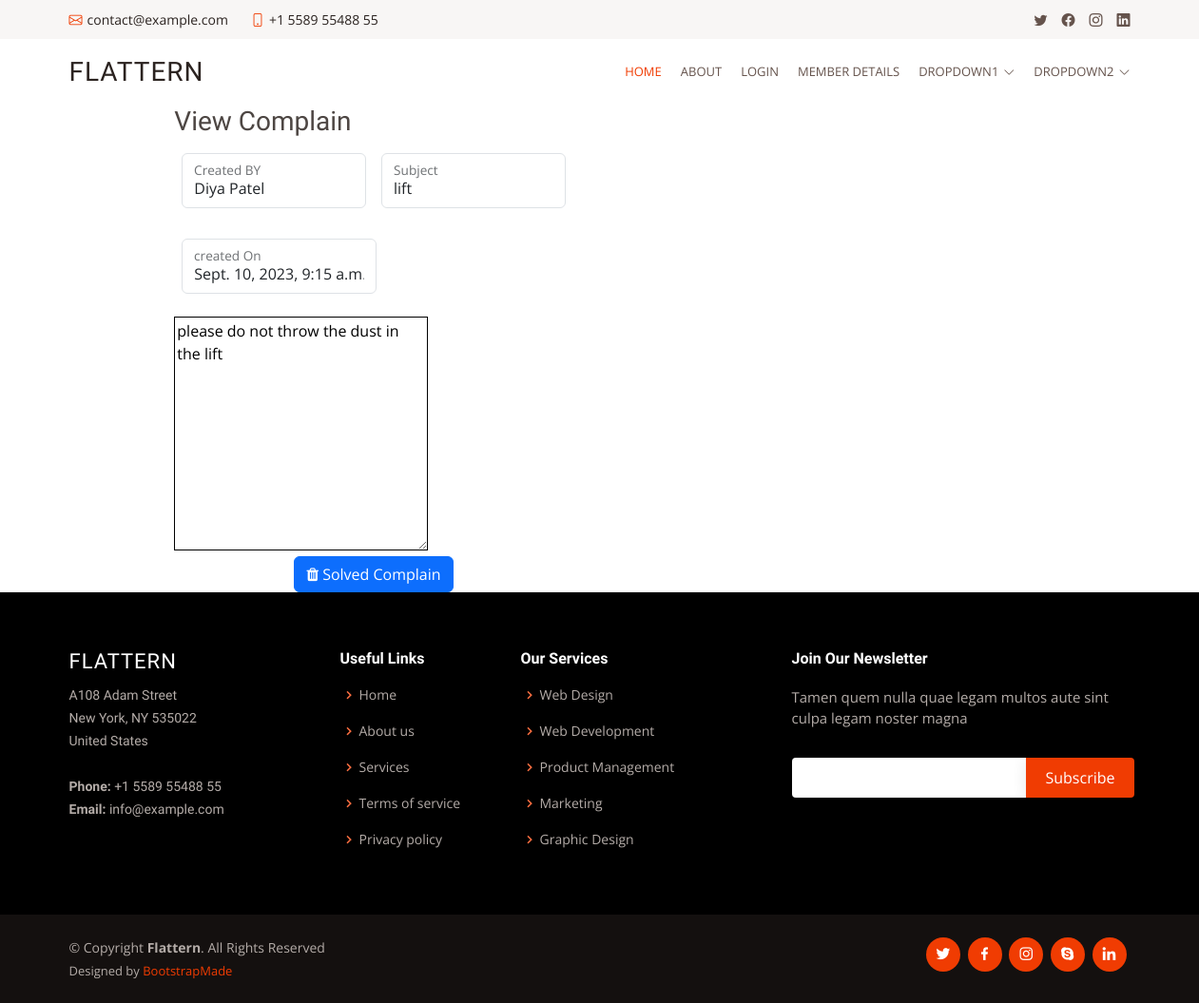
Screenshot of /hos/view-complain/3/ (signed in) with the database file from the repository.
### housing_socity/models.py (models this page shows, shortened)
class Complain(models.Model):
    complain_by= models.ForeignKey(Member,on_delete=models.CASCADE)
    subject=models.CharField(max_length=50)
    des= models.TextField()
    pic= models.FileField(upload_to='complains/',null=True,blank=True)
    solve_by=models.ForeignKey(housing_socity,on_delete=models.CASCADE,blank=True,null=True)
    complain_on=models.DateTimeField(auto_now_add=True)
    solve_on= models.DateTimeField(null=True,blank=True)
    solve=models.BooleanField(default=False)

### Members/models.py (models this page shows, shortened)
class Member(models.Model):
    fname = models.CharField(max_length=30)
    lname = models.CharField(max_length=30)
    mobile = models.CharField(max_length=13)
    email = models.EmailField(unique=True)
    flat_no = models.IntegerField()
    wing = models.CharField(max_length=1)
    res_from = models.DateField(null=True)
    created_on = models.DateTimeField(auto_now_add=True)
    res_type = models.CharField(max_length=20,default='owner',choices=choice)
    verify = models.BooleanField(default=False)
    pic = models.FileField(upload_to='member_pic',default='avtar.png')
    Password = models.CharField(max_length=30,null=True,blank=True)

### housing_socity/views.py (the view)
# urls.py: path('view-complain/<int:pk>/',views.view_complain,name='view-complain'),
def view_complain(request,pk):
    user = housing_socity.objects.get(email=request.session['email'])
    complain = Complain.objects.get(id=pk)
    return render(request,'view-complain.html',{'complain':complain,'user':user})

### housing_socity/templates/view-complain.html (shortened to what this page needs)
{% extends 'header.html' %}
{% load static %}
{% block content %}
<div class="container-fluid form-container">
    <div class="container login-container">
        <div class="row">
            <div class="col-md-7 form-part">
              <div class="row">
                <div class="col-lg-8 col-md-11  formcol mx-auto">
                     <h3>View Complain</h3>
                    <div class="d-flex flex-row">
                        <div class="p-2">
                            <div class="form-floating mb-3">
                                <input type="text" class="form-control" id="floatingInput" placeholder="Created By" name="created_by" value="{{complain.complain_by.fname}} {{complain.complain_by.lname}} " readonly>
                                <label for="floatingInput">Created BY</label>
                               </div>
                        </div>
                        <div class="p-2">
                            <div class="form-floating mb-3">
                                <input type="text" class="form-control" id="floatingInput" placeholder="subject" name="subject" value="{{complain.subject}}" readonly>
                                <label for="floatingInput">Subject</label>
                               </div>
                        </div>
                      </div>
                      <div class="d-flex flex-row">
                        <div class="p-2">
                            <div class="form-floating mb-3">
                                <input type="text" class="form-control" id="floatingInput" placeholder="Mobile Number"name="mobile" value="{{complain.complain_on}}" readonly>
                                <label for="floatingInput">created On</label>
                              </div>
                        </div>
                        </div>
                        <div >
                            <textarea name="" class="'form-control" style="border:black 5px bold;border-radius: 5px bold; border-color: black;" id="" cols="30" rows="10">{{complain.des}}</textarea>
                        </div>
                        <div class="text-center">
                          {% if complain.solve == False %}
                            <a href="{% url 'solve-complain' complain.id %}"><button class="btn btn-primary"><i class="fa fa-trash"></i> Solved Complain </button></a>
                          {% endif %}
                          </div>
                    </div>
                </div>
              </div>
            </div>
        </div>
    </div>
{% endblock %}

### housing_socity/static/assets/css/style.css (style rules this page uses)
body { font-family: "Open Sans", sans-serif; color: #4d4643; }
a { color: #f03c02; text-decoration: none; }
h1, h2, h3, h4, h5, h6 { font-family: "Muli", sans-serif; }

### rows the page displays
Complain: created_by "Diya Patel", subject "lift", mobile "Sept. 10, 2023, 9:15 a.m.", des "please do not throw the dust in the lift"
